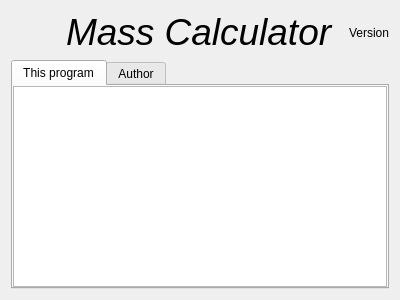
<?xml version="1.0" encoding="UTF-8"?>
<ui version="4.0">
 <class>FormAbout</class>
 <widget class="QWidget" name="FormAbout">
  <property name="geometry">
   <rect>
    <x>0</x>
    <y>0</y>
    <width>400</width>
    <height>300</height>
   </rect>
  </property>
  <layout class="QVBoxLayout" name="verticalLayout">
   <item>
    <layout class="QHBoxLayout" name="horizontalLayout_7">
     <item>
      <widget class="QLabel" name="label">
       <property name="maximumSize">
        <size>
         <width>64</width>
         <height>64</height>
        </size>
       </property>
       <property name="text">
        <string/>
       </property>
       <property name="pixmap">
        <pixmap resource="../resources.qrc">:/icons/MassCalculator.png</pixmap>
       </property>
       <property name="scaledContents">
        <bool>true</bool>
       </property>
      </widget>
     </item>
     <item>
      <widget class="QLabel" name="labelMassCalculator">
       <property name="text">
        <string>&lt;html&gt;&lt;head/&gt;&lt;body&gt;&lt;p&gt;&lt;span style=&quot; font-size:28pt; font-style:italic;&quot;&gt;Mass Calculator&lt;/span&gt;&lt;/p&gt;&lt;/body&gt;&lt;/html&gt;</string>
       </property>
      </widget>
     </item>
     <item>
      <widget class="QLabel" name="labelVersion">
       <property name="text">
        <string>Version</string>
       </property>
       <property name="alignment">
        <set>Qt::AlignRight|Qt::AlignTrailing|Qt::AlignVCenter</set>
       </property>
      </widget>
     </item>
    </layout>
   </item>
   <item>
    <widget class="QTabWidget" name="tabWidget_2">
     <property name="currentIndex">
      <number>0</number>
     </property>
     <widget class="QWidget" name="tabAboutLicence">
      <attribute name="title">
       <string>This program</string>
      </attribute>
      <layout class="QVBoxLayout" name="verticalLayout_5">
       <property name="spacing">
        <number>0</number>
       </property>
       <property name="leftMargin">
        <number>0</number>
       </property>
       <property name="topMargin">
        <number>0</number>
       </property>
       <property name="rightMargin">
        <number>0</number>
       </property>
       <property name="bottomMargin">
        <number>0</number>
       </property>
       <item>
        <widget class="QPlainTextEdit" name="textAbout">
         <property name="readOnly">
          <bool>true</bool>
         </property>
        </widget>
       </item>
      </layout>
     </widget>
     <widget class="QWidget" name="tabAboutContact">
      <attribute name="title">
       <string>Author</string>
      </attribute>
      <layout class="QVBoxLayout" name="verticalLayout_7">
       <item>
        <widget class="QLabel" name="labelProjectURL">
         <property name="text">
          <string>&lt;html&gt;&lt;head/&gt;&lt;body&gt;&lt;p&gt;Project Home: &lt;a href=&quot;https://github.com/zwpwjwtz/MassCalculator&quot;&gt;&lt;span style=&quot; text-decoration: underline; color:#0082fa;&quot;&gt;Github&lt;/span&gt;&lt;/a&gt;&lt;/p&gt;&lt;/body&gt;&lt;/html&gt;</string>
         </property>
         <property name="textFormat">
          <enum>Qt::RichText</enum>
         </property>
         <property name="alignment">
          <set>Qt::AlignCenter</set>
         </property>
         <property name="wordWrap">
          <bool>true</bool>
         </property>
         <property name="openExternalLinks">
          <bool>true</bool>
         </property>
         <property name="textInteractionFlags">
          <set>Qt::LinksAccessibleByKeyboard|Qt::LinksAccessibleByMouse|Qt::TextBrowserInteraction|Qt::TextSelectableByKeyboard|Qt::TextSelectableByMouse</set>
         </property>
        </widget>
       </item>
       <item>
        <widget class="QLabel" name="labelSuggestionWelcomed">
         <property name="text">
          <string>Bug reports and suggestions are welcome!</string>
         </property>
         <property name="alignment">
          <set>Qt::AlignCenter</set>
         </property>
        </widget>
       </item>
      </layout>
     </widget>
    </widget>
   </item>
  </layout>
 </widget>
 <resources>
  <include location="../resources.qrc"/>
 </resources>
 <connections/>
</ui>
